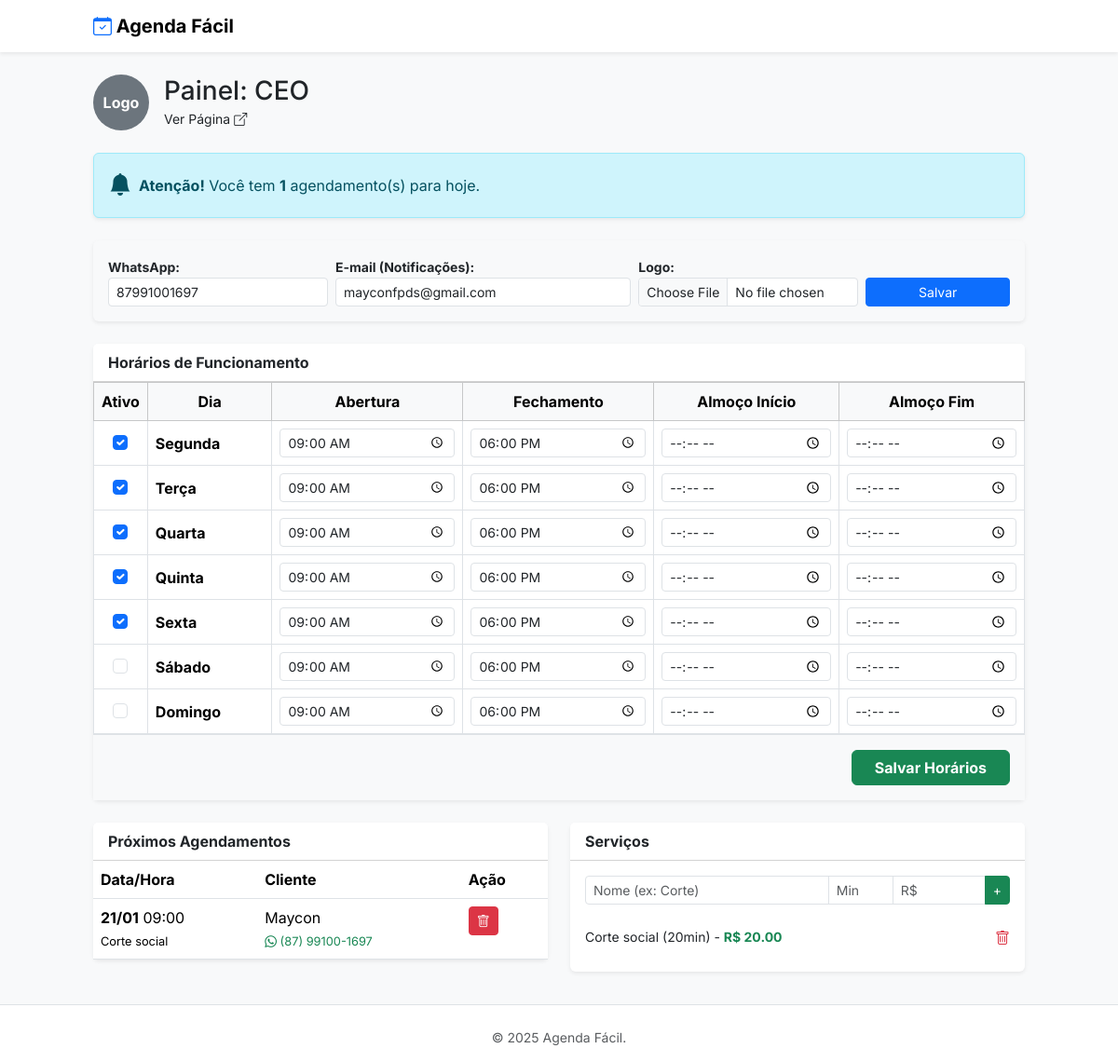
Screenshot of /admin (signed in) with the database file from the repository.
### app.py (models this page shows)
class Establishment(db.Model):
    __tablename__ = 'establishments'
    id = db.Column(db.Integer, primary_key=True)
    name = db.Column(db.String(100), nullable=False)
    url_prefix = db.Column(db.String(50), nullable=False, unique=True)
    contact_phone = db.Column(db.String(20), nullable=True)
    contact_email = db.Column(db.String(120), nullable=True)
    logo_filename = db.Column(db.String(100), nullable=True)
    is_active = db.Column(db.Boolean, default=False)
    schedules = db.relationship('DaySchedule', backref='establishment', lazy=True, cascade="all, delete-orphan")
    admins = db.relationship('Admin', backref='establishment', lazy=True)
    services = db.relationship('Service', backref='establishment', lazy=True)
    appointments = db.relationship('Appointment', backref='establishment', lazy=True)

class DaySchedule(db.Model):
    __tablename__ = 'day_schedules'
    id = db.Column(db.Integer, primary_key=True)
    establishment_id = db.Column(db.Integer, db.ForeignKey('establishments.id'), nullable=False)
    day_index = db.Column(db.Integer, nullable=False)
    is_active = db.Column(db.Boolean, default=True)
    work_start = db.Column(db.Time, nullable=False, default=time(9, 0))
    work_end = db.Column(db.Time, nullable=False, default=time(18, 0))
    lunch_start = db.Column(db.Time, nullable=True)
    lunch_end = db.Column(db.Time, nullable=True)

class Appointment(db.Model):
    __tablename__ = 'appointments'
    id = db.Column(db.Integer, primary_key=True)
    client_name = db.Column(db.String(150), nullable=False)
    client_phone = db.Column(db.String(20), nullable=False)
    client_email = db.Column(db.String(120), nullable=False)
    appointment_date = db.Column(db.Date, nullable=False)
    appointment_time = db.Column(db.Time, nullable=False)
    notified = db.Column(db.Boolean, default=False)
    service_id = db.Column(db.Integer, db.ForeignKey('services.id'), nullable=False)
    establishment_id = db.Column(db.Integer, db.ForeignKey('establishments.id'), nullable=False)

class Service(db.Model):
    __tablename__ = 'services'
    id = db.Column(db.Integer, primary_key=True)
    name = db.Column(db.String(100), nullable=False)
    duration = db.Column(db.Integer, nullable=False)
    price = db.Column(db.Float, nullable=False, default=0.0)
    establishment_id = db.Column(db.Integer, db.ForeignKey('establishments.id'), nullable=False)
    appointments = db.relationship('Appointment', backref='service_info', lazy=True, cascade="all, delete-orphan")

### app.py (the view)
@app.route('/admin')
@login_required
def admin_dashboard():
    if not current_user.establishment.is_active: return redirect(url_for('payment'))
    est = current_user.establishment
    today = get_now_brazil().date()
    appts = Appointment.query.filter(Appointment.establishment_id == est.id, Appointment.appointment_date >= today).order_by(Appointment.appointment_date, Appointment.appointment_time).all()
    services = Service.query.filter_by(establishment_id=est.id).all()
    schedules = DaySchedule.query.filter_by(establishment_id=est.id).order_by(DaySchedule.day_index).all()
    today_count = Appointment.query.filter(Appointment.establishment_id == est.id, Appointment.appointment_date == today).count()
    return render_template('admin.html', appointments=appts, services=services, establishment=est, schedules=schedules, today_count=today_count)

### app.py (called while the page is built)
def get_now_brazil():
    return datetime.utcnow() - timedelta(hours=3)

@login_manager.user_loader
def load_user(user_id): return Admin.query.get(int(user_id))

### templates/admin.html (shortened to what this page needs)
{% extends 'layout.html' %}
{% block content %}
<div class="container py-4">
    <div class="d-flex justify-content-between align-items-center mb-4">
        <div class="d-flex align-items-center gap-3">
            {% if establishment.logo_filename %}<img src="{{ url_for('static', filename='uploads/' + establishment.logo_filename) }}" class="rounded-circle shadow-sm border border-2 border-white" style="width: 50px; height: 50px; object-fit: cover;">
            {% else %}<div class="rounded-circle bg-secondary d-flex align-items-center justify-content-center text-white fw-bold" style="width: 60px; height: 60px;">Logo</div>{% endif %}
            <div><h1 class="h3 mb-0">Painel: {{ establishment.name }}</h1><a href="{{ url_for('establishment_services', url_prefix=establishment.url_prefix) }}" target="_blank" class="text-decoration-none small">Ver Página <i class="bi bi-box-arrow-up-right"></i></a></div>
        </div>
    </div>
    {% if today_count > 0 %}
    <div class="alert alert-info d-flex align-items-center mb-4 shadow-sm" role="alert"><i class="bi bi-bell-fill me-2 fs-4"></i><div><strong>Atenção!</strong> Você tem <strong>{{ today_count }}</strong> agendamento(s) para hoje.</div></div>
    {% endif %}
    <div class="card shadow-sm border-0 mb-4 p-3 bg-light">
        <form action="{{ url_for('update_settings') }}" method="POST" enctype="multipart/form-data" class="row align-items-center g-2">
            <div class="col-md-3"><label class="small fw-bold">WhatsApp:</label><input type="text" name="contact_phone" class="form-control form-control-sm" value="{{ establishment.contact_phone or '' }}"></div>
            <div class="col-md-4"><label class="small fw-bold">E-mail (Notificações):</label><input type="email" name="contact_email" class="form-control form-control-sm" value="{{ establishment.contact_email or '' }}"></div>
            <div class="col-md-3"><label class="small fw-bold">Logo:</label><input type="file" name="logo" class="form-control form-control-sm" accept="image/*"></div>
            <div class="col-md-2 text-end pt-4"><button class="btn btn-primary btn-sm w-100">Salvar</button></div>
        </form>
    </div>
    <div class="row">
        <div class="col-12 mb-4">
            <div class="card shadow-sm border-0">
                <div class="card-header bg-white fw-bold">Horários de Funcionamento</div>
                <div class="card-body p-0">
                    <form action="{{ url_for('update_settings') }}" method="POST">
                        <div class="table-responsive">
                            <table class="table table-bordered mb-0 align-middle text-center">
                                <thead class="table-light"><tr><th style="width: 50px;">Ativo</th><th>Dia</th><th>Abertura</th><th>Fechamento</th><th>Almoço Início</th><th>Almoço Fim</th></tr></thead>
                                <tbody>
                                    {% set day_names = ['Segunda', 'Terça', 'Quarta', 'Quinta', 'Sexta', 'Sábado', 'Domingo'] %}
                                    {% for d in schedules %}
                                    <tr class="{% if not d.is_active %}bg-light text-muted{% endif %}">
                                        <td><div class="form-check d-flex justify-content-center"><input class="form-check-input" type="checkbox" name="active_{{ d.id }}" {% if d.is_active %}checked{% endif %}></div></td>
                                        <td class="fw-bold text-start">{{ day_names[d.day_index] }}</td>
                                        <td><input type="time" class="form-control form-control-sm" name="work_start_{{ d.id }}" value="{{ d.work_start.strftime('%H:%M') }}"></td>
                                        <td><input type="time" class="form-control form-control-sm" name="work_end_{{ d.id }}" value="{{ d.work_end.strftime('%H:%M') }}"></td>
                                        <td><input type="time" class="form-control form-control-sm" name="lunch_start_{{ d.id }}" value="{{ d.lunch_start.strftime('%H:%M') if d.lunch_start else '' }}"></td>
                                        <td><input type="time" class="form-control form-control-sm" name="lunch_end_{{ d.id }}" value="{{ d.lunch_end.strftime('%H:%M') if d.lunch_end else '' }}"></td>
                                    </tr>
                                    {% endfor %}
                                </tbody>
                            </table>
                        </div>
                        <div class="p-3 bg-light border-top text-end"><button class="btn btn-success fw-bold px-4">Salvar Horários</button></div>
                    </form>
                </div>
            </div>
        </div>
        <div class="col-lg-6">
            <div class="card shadow-sm border-0 mb-4">
                <div class="card-header bg-white fw-bold">Próximos Agendamentos</div>
                <div class="card-body p-0">
                    <table class="table table-hover mb-0">
                        <thead><tr><th>Data/Hora</th><th>Cliente</th><th>Ação</th></tr></thead>
                        <tbody>
                            {% for a in appointments %}
                            <tr>
                                <td><b>{{ a.appointment_date.strftime('%d/%m') }}</b> {{ a.appointment_time.strftime('%H:%M') }}<br><small>{{ a.service_info.name }}</small></td>
                                <td>{{ a.client_name }}<br><small class="text-success"><i class="bi bi-whatsapp"></i> {{ a.client_phone }}</small></td>
                                <td><form method="POST" action="{{ url_for('delete_appointment', id=a.id) }}" onsubmit="return confirm('Cancelar?');"><button class="btn btn-sm btn-danger"><i class="bi bi-trash"></i></button></form></td>
                            </tr>
                            {% else %}<tr><td colspan="3" class="text-center py-4">Agenda livre.</td></tr>{% endfor %}
                        </tbody>
                    </table>
                </div>
            </div>
        </div>
        <div class="col-lg-6">
            <div class="card shadow-sm border-0">
                <div class="card-header bg-white fw-bold">Serviços</div>
                <div class="card-body">
                    <form action="{{ url_for('add_service') }}" method="POST" class="mb-3">
                        <div class="input-group input-group-sm">
                            <input type="text" name="name" class="form-control" placeholder="Nome (ex: Corte)" required>
                            <input type="number" name="duration" class="form-control" placeholder="Min" style="max-width: 70px;" required>
                            <input type="text" name="price" class="form-control" placeholder="R$" style="max-width: 100px;" required>
                            <button class="btn btn-success">+</button>
                        </div>
                    </form>
                    <ul class="list-group list-group-flush small">
                        {% for s in services %}
                        <li class="list-group-item d-flex justify-content-between px-0"><span>{{ s.name }} ({{ s.duration }}min) - <span class="fw-bold text-success">R$ {{ "%.2f"|format(s.price) }}</span></span><form method="POST" action="{{ url_for('delete_service', id=s.id) }}" onsubmit="return confirm('Excluir?');"><button class="btn btn-link text-danger p-0 border-0"><i class="bi bi-trash"></i></button></form></li>
                        {% endfor %}
                    </ul>
                </div>
            </div>
        </div>
    </div>
</div>
{% endblock %}

### templates/layout.html (shortened to what this page needs)
<!DOCTYPE html>
<html lang="pt-br">
<head>
    <link href="https://cdn.jsdelivr.net/npm/bootstrap@5.3.3/dist/css/bootstrap.min.css" rel="stylesheet">
    <link rel="stylesheet" href="https://cdn.jsdelivr.net/npm/bootstrap-icons@1.11.3/font/bootstrap-icons.min.css">
    <script src="https://cdn.tailwindcss.com"></script>
</head>
<body>
    <nav class="navbar navbar-expand-lg navbar-light bg-white shadow-sm sticky-top">
        <div class="container">
            <a class="navbar-brand fw-bold" href="{{ url_for('index') }}"><i class="bi bi-calendar-check text-primary"></i> Agenda Fácil</a>
        </div>
    </nav>
    <main class="container-fluid p-0">
        {% block content %}{% endblock %}
    </main>
    <footer class="bg-white border-top pt-4 pb-3 mt-auto"><div class="container text-center"><p class="text-muted small mb-0">© 2025 Agenda Fácil.</p></div></footer>
</body>
</html>

### templates/layout.html (style rules this page uses)
body { font-family: 'Inter', sans-serif; background-color: #f8f9fa; min-height: 100vh; display: flex; flex-direction: column; }
a { text-decoration: none; }
main { flex: 1; }

### rows the page displays
Establishment: name "CEO", contact_phone "87991001697", contact_email "mayconfpds@gmail.com"
DaySchedule: is_active "☑", day_index "Segunda", work_start "09:00", work_end "18:00"
DaySchedule: is_active "☑", day_index "Terça", work_start "09:00", work_end "18:00"
DaySchedule: is_active "☑", day_index "Quarta", work_start "09:00", work_end "18:00"
DaySchedule: is_active "☑", day_index "Quinta", work_start "09:00", work_end "18:00"
DaySchedule: is_active "☑", day_index "Sexta", work_start "09:00", work_end "18:00"
DaySchedule: day_index "Sábado", work_start "09:00", work_end "18:00"
DaySchedule: day_index "Domingo", work_start "09:00", work_end "18:00"
Appointment: appointment_date "21/01", appointment_time "09:00", service_info.name "Corte social", client_name "Maycon", client_phone "(87) 99100-1697"
Service: name "Corte social", duration "20", price "20.00"

### other values shown
{{ today_count }} "1"
